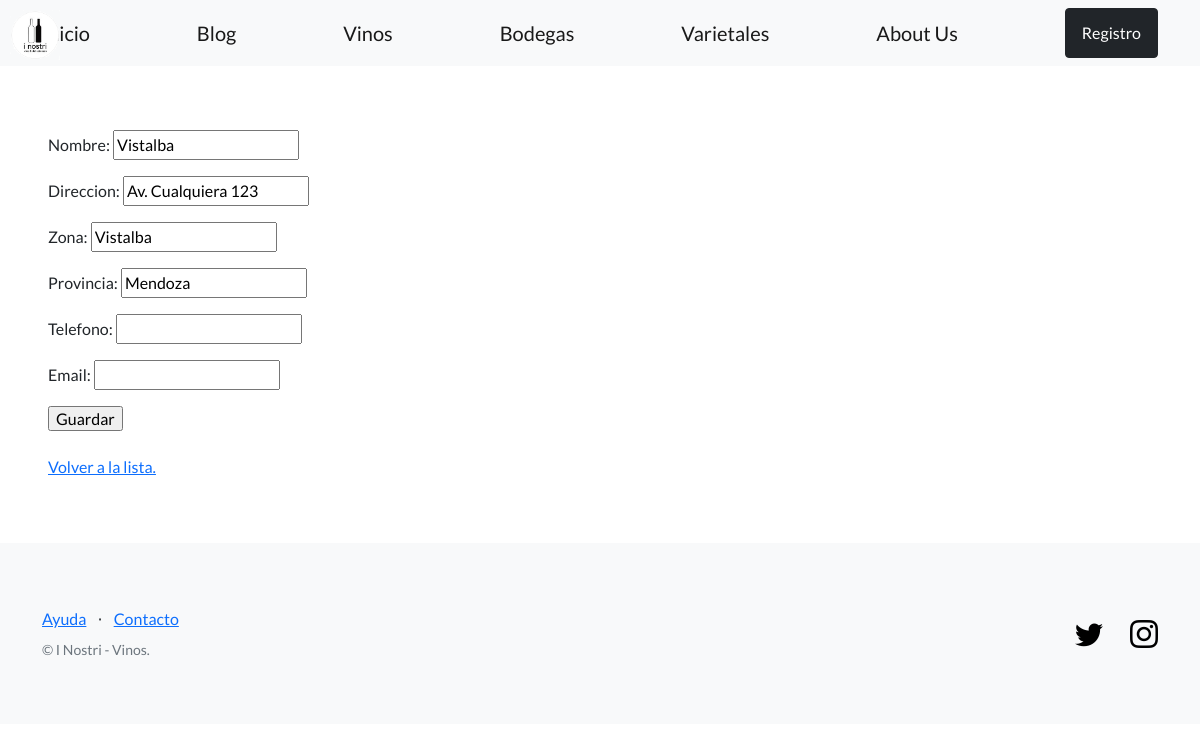
Screenshot of /inostri/editar-bodega/2/ (signed in) with the database file from the repository.
### app_inostri/models.py (models this page shows, shortened)
class Bodega(models.Model):
    nombre = models.CharField(max_length=64)
    direccion = models.CharField(max_length=256)
    zona = models.CharField(max_length=64)
    provincia = models.CharField(max_length=64)
    telefono = models.CharField(max_length=20, blank=True)
    email = models.EmailField(blank=True)

### app_inostri/views.py (the view)
# urls.py: path('editar-bodega/<int:pk>/', BodegaUpdateView.as_view(), name="editar_bodega"),
class BodegaUpdateView(LoginRequiredMixin, UpdateView):
    model = Bodega
    fields = ('nombre', 'direccion', 'zona', 'provincia', 'telefono', 'email')
    success_url = reverse_lazy('lista_bodegas')

### app_inostri/templates/app_inostri/bodega_form.html (shortened to what this page needs)
{% extends "app_inostri/base.html" %}
{% block contenido %}
<form method="post">
  {{ form.as_p }}
  <input type="submit" value="Guardar" />
</form>
<br>
<a href="{% url 'lista_bodegas' %}">Volver a la lista.</a>
{% endblock contenido %}

### rows the page displays
Bodega: nombre "Vistalba", direccion "Av. Cualquiera 123", zona "Vistalba", provincia "Mendoza"
